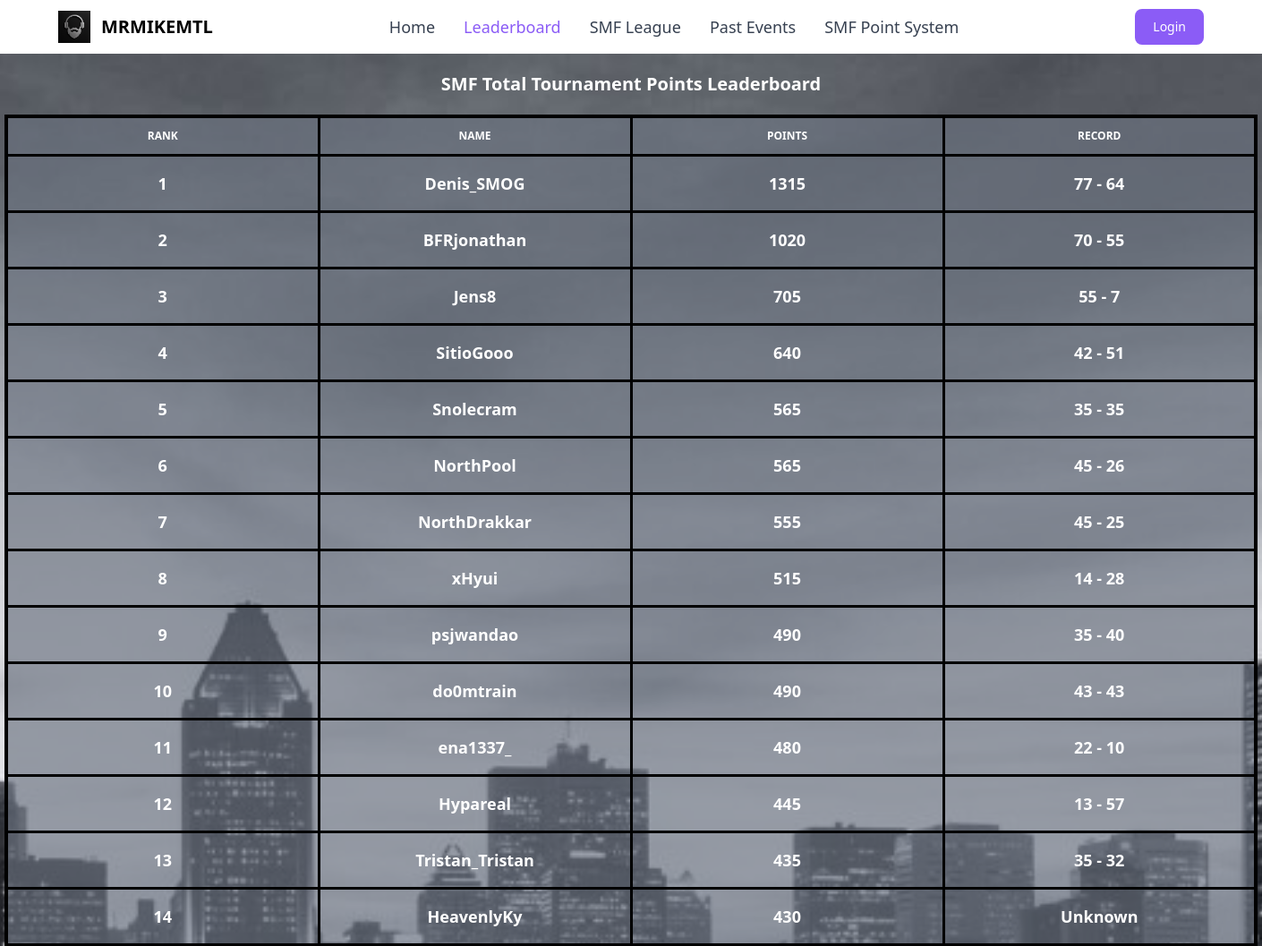
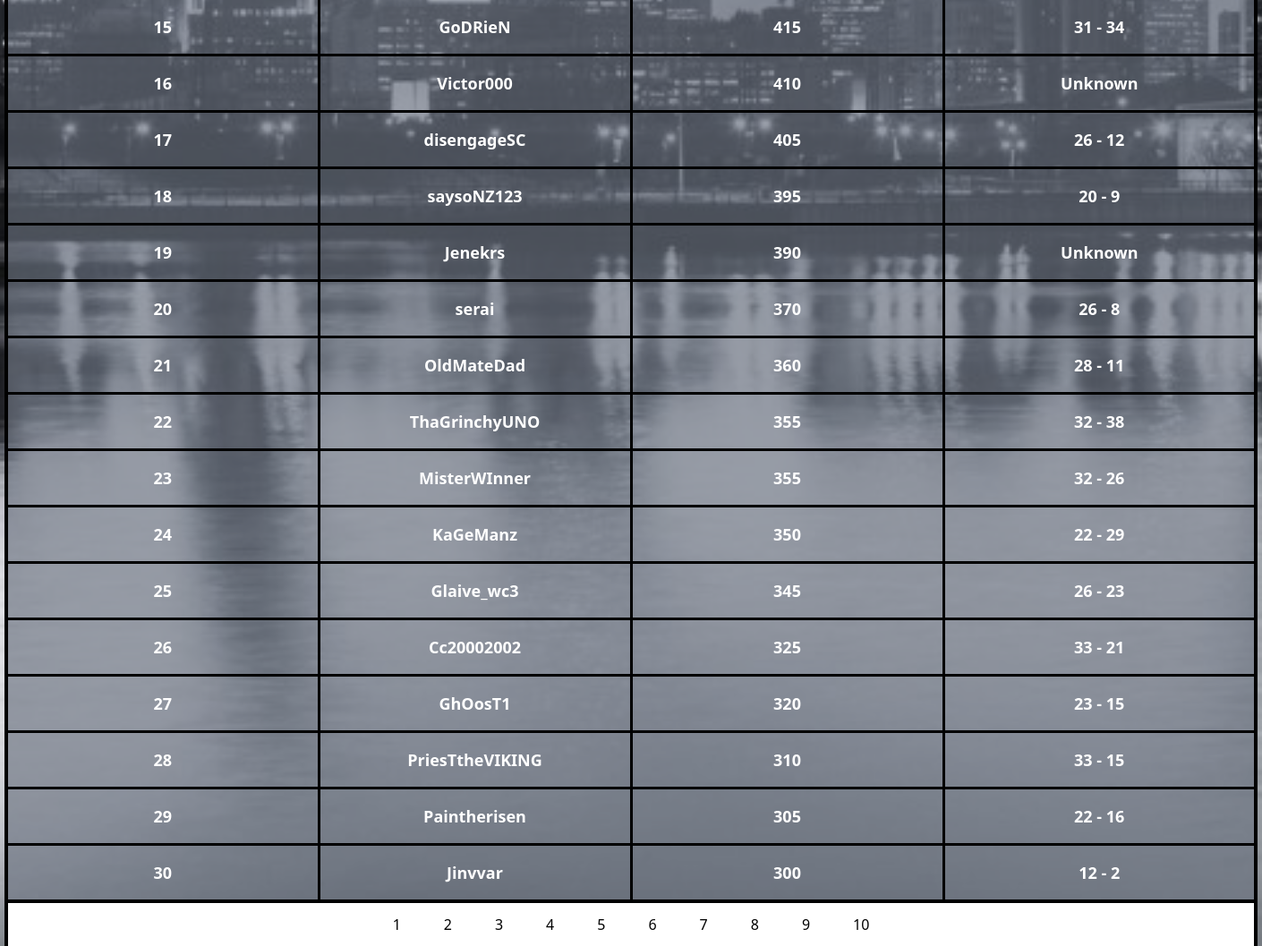
The page /leaderboard on the database as committed earlier (2 pictures, top to bottom).
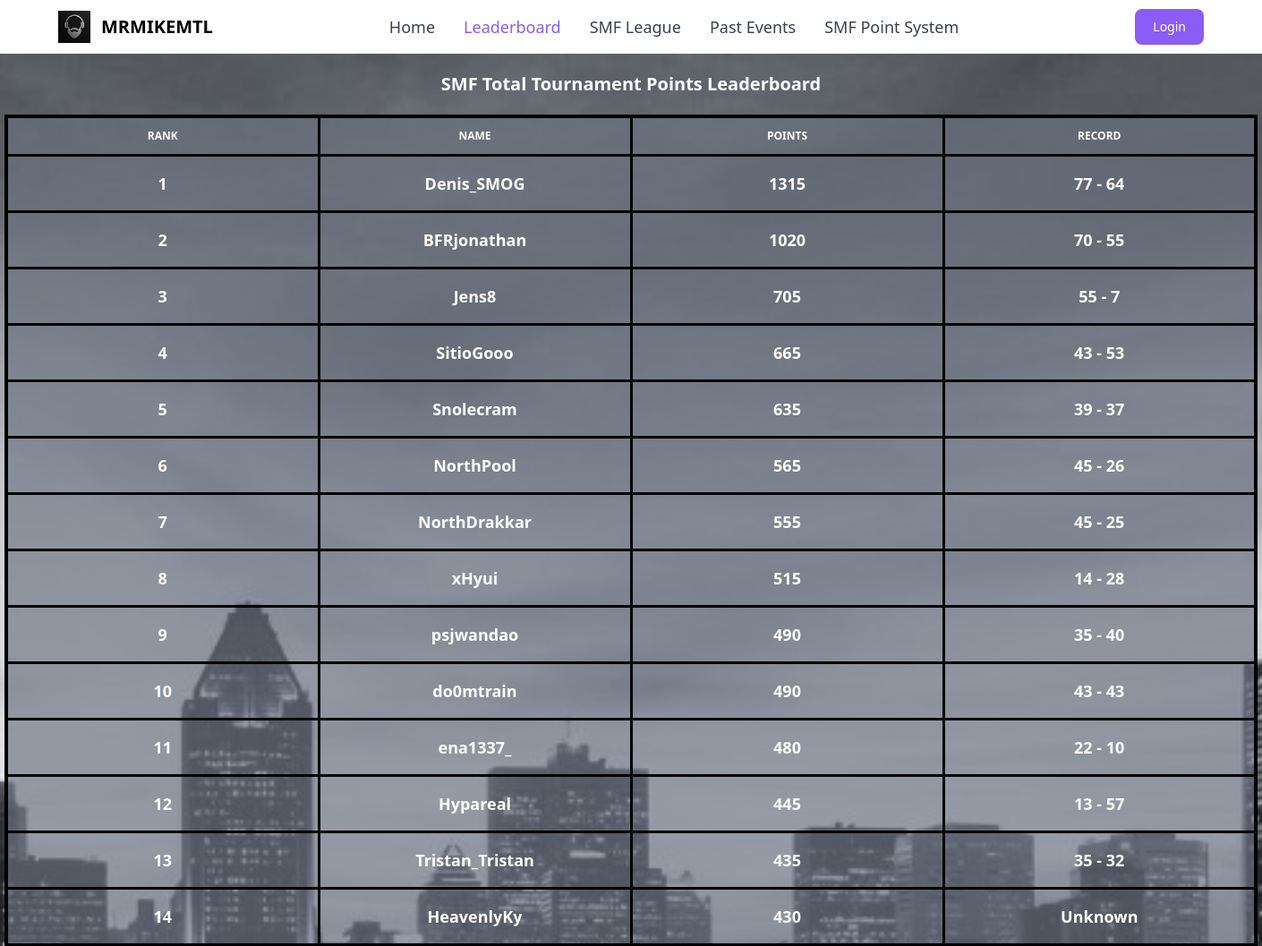
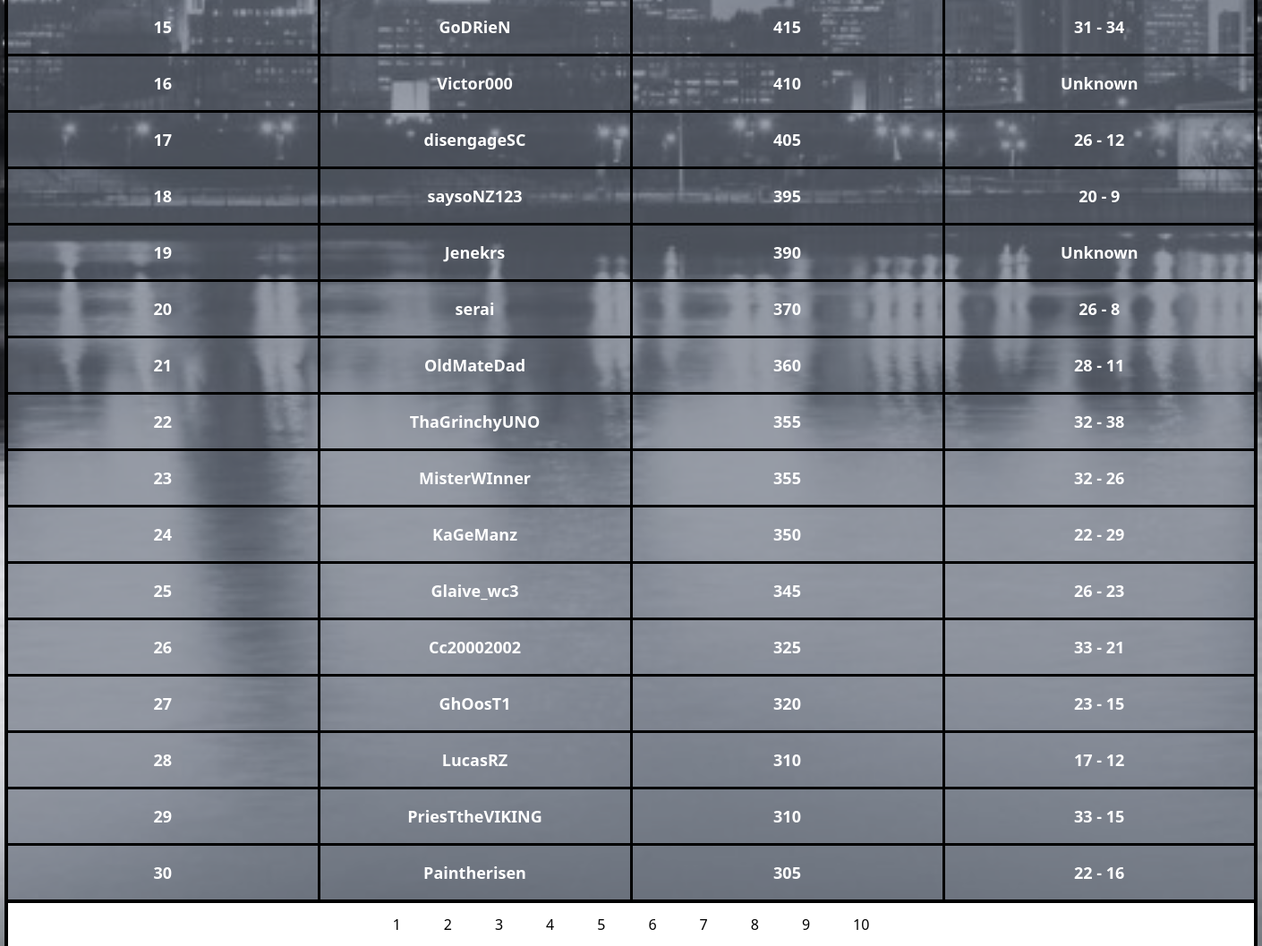
The same page on the database as committed later (2 pictures, top to bottom).
### tables this page shows
CREATE TABLE participants (id INTEGER PRIMARY KEY, name varchar(255), total_points INTEGER, user_id INTEGER);

### web/app.py (the view, shortened to what this page needs)
@app.route("/leaderboard")
def leaderboard():
	raw_data = dbsession.exec_driver_sql("SELECT name, total_points, user_id from participants ORDER BY total_points desc;").all()
	data = []
	page_size = 30
	total = len(raw_data)
	total_pages = round(total / page_size)
	page = request.args.get("page")
	if page is not None:
		page = int(page)
	if page is None:
		starting_spot = 1
	elif page == 1:
		starting_spot = 1
	else:
		starting_spot = (page - 1) * page_size + 1
	i = 1
	for record in raw_data:
		if i >= starting_spot and len(data) < page_size:
			if record is not None:
				if record.user_id is not None:
					db_data_1 = dbsession.exec_driver_sql(f"SELECT participant_1_points, participant_2_points FROM tournament_matches WHERE participant_1_id = {record.user_id};").all()
					db_data_2 = dbsession.exec_driver_sql(f"SELECT participant_1_points, participant_2_points FROM tournament_matches WHERE participant_2_id = {record.user_id};").all()
					wins = 0
					losses = 0
					for w in db_data_1:
						wins = wins + w.participant_1_points
						losses = losses + w.participant_2_points
					for n in db_data_2:
						wins = wins + n.participant_2_points
						losses = losses + n.participant_1_points
					data_obj = {
						"rank": i,
						"name": record.name,
						"total_points": record.total_points,
						"record": f"{wins} - {losses}"
					}
					data.append(data_obj)
				else:
					data_obj = {
						"rank": i,
						"name": record.name,
						"total_points": record.total_points,
						"record": f"Unknown"
					}
					data.append(data_obj)
		i = i + 1
	pages = []
	page_num = 1
	while len(pages) < total_pages:
		pages.append(page_num)
		page_num = page_num + 1
	return render_template("leaderboard.html", data=data, pages=pages)

### web/templates/leaderboard.html (shortened to what this page needs)
<!DOCTYPE html>
<html lang="en">
<head>
    <link rel="stylesheet" href="{{url_for('static',filename='dist/output.css')}}">
</head>
<body>
     <nav class="px-2 sm:px-4 py-2.50">
        <div class="container flex flex-wrap items-center justify-between mx-auto">
            <a href="/" class="flex items-center">
                <img src="../static/dist/beard_logo.jpg" class="h-6 mr-3 sm:h-9">
                <span class="self-center text-xl font-semibold whitespace-nowrap">MRMIKEMTL</span>
            </a>
            <div class="flex md:order-2">
                <button type="button"
                    class="text-white bg-purple-500 focus:ring-4 focus:outline-none focus:ring-blue-300 font-medium rounded-lg text-sm px-5 py-2.5 text-center mr-3 md:mr-0"><a href="/login">Login</a></button>
            </div>
            <div class="items-center justify-between hidden w-full md:flex md:w-auto md:order-1" id="navbar-cta">
                <ul
                    class="flex flex-col p-4 mt-4 border rounded-lg md:flex-row md:space-x-8 md:mt-0 md:text-sm md:font-medium md:border-0 md:bg-white">
                    <li>
                        <a href="/"
                            class="block py-2 pl-3 pr-4 text-lg text-gray-700 rounded-sm hover:bg-gray-100 md:hover:bg-transparent md:hover:text-purple-500 md:p-0">Home</a>
                    </li>
                    <li>
                        <a href="/leaderboard"
                            class="block py-2 pl-3 pr-4 text-lg text-white bg-blue-700 rounded-sm md:bg-transparent md:text-purple-500 md:p-0"
                            aria-current="page">Leaderboard</a>
                    </li>
                    <li>
                        <a href="/smf_league"
                            class="block py-2 pl-3 pr-4 text-lg text-gray-700 rounded-sm hover:bg-gray-100 md:hover:bg-transparent md:hover:text-purple-500 md:p-0">SMF League</a>
                    </li>
                    <li>
                        <a href="/events"
                            class="block py-2 pl-3 pr-4 text-lg text-gray-700 rounded-sm hover:bg-gray-100 md:hover:bg-transparent md:hover:text-purple-500 md:p-0">Past Events</a>
                    </li>
                    <li>
                        <a href="/point_system"
                            class="block py-2 pl-3 pr-4 text-lg text-gray-700 rounded-sm hover:bg-gray-100 md:hover:bg-transparent md:hover:text-purple-500 md:p-0">SMF Point System</a>
                    </li>
                </ul>
            </div>
        </div>
    </nav>
<div class="bg-[url(cityscape.jpg)] bg-cover bg-center min-h-screen w-full place-items-center">
    <table class="table-fixed mx-auto w-350 text-white p-200 box-border size-32 border-4 justify-items-center border-black self-center">
            <caption class="p-5 text-xl font-semibold text-center text-white justify-center">
            SMF Total Tournament Points Leaderboard
        </caption>
        <thead class="w-full text-xs text-white uppercase">
            <tr>
                <th scope="col" class="px-6 py-3 p-20 text-white bg-gray-500/65 box-border border-3 border-black">
                    Rank
                </th>
                <th scope="col"class="px-6 py-3 p-20 text-white bg-gray-500/65 box-border border-3 border-black">
                    Name
                </th>
                <th scope="col" class="px-6 py-3 p-20 text-white bg-gray-500/65 box-border border-3 border-black">
                    Points
                </th>
                <th scope="col" class="px-6 py-3 p-20 text-white bg-gray-500/65 box-border border-3 border-black">
                    Record
                </th>
            </tr>
        </thead>
        {% for row in data %}
        <tbody>
            <tr class="p-4 text-lg font-semibold w-full text-center">
                <th scope="row" class="text-white bg-gray-500/65 box-border border-3 border-black" >
                    {{ row.rank }}
                </th>
                <td scope="row" class="px-6 py-4 p-20 text-white bg-gray-500/65 box-border border-3 border-black">
                    {{ row.name }}
                </td>
                <td scope="row" class="px-6 py-4 p-20 text-white bg-gray-500/65 box-border border-3 border-black">
                    {{ row.total_points}}
                </td>
                <td scope="row" class="px-6 py-4 p-20 text-white bg-gray-500/65 box-border border-3 border-black">
                    {{ row.record}}
                </td>
            </tr>
        </tbody>
        {% endfor %}
</table>
<div class="flex mx-auto justify-center items-center space-x-2 bg-white w-350 border-r-4 border-black border-l-4">
    {% for page in pages %}
        <a href="/leaderboard?page={{ page }}" class="inline-flex items-center justify-center px-5 py-3 text-base font-medium text-center text-black rounded-lg hover:bg-gray-500 focus:ring-4 focus:bg-gray-500">
        {{ page }}
        </a>
    {% endfor %}
</div>
</div>
</body>
</html>

Rows that differ between the two databases and show on the page:
no longer on this page (row unchanged): participants: rank "30", name "Jinvvar", total_points "300", record "12 - 2"
changed participants "SitioGooo": total_points "640" → "665"; record "42 - 51" → "43 - 53"
changed participants "Snolecram": total_points "565" → "635"; record "35 - 35" → "39 - 37"
now on this page (row edited): participants: rank "28", name "LucasRZ", total_points "310", record "17 - 12"
computed for participants "PriesTtheVIKING": rank "28" → "29"
computed for participants "Paintherisen": rank "29" → "30"
